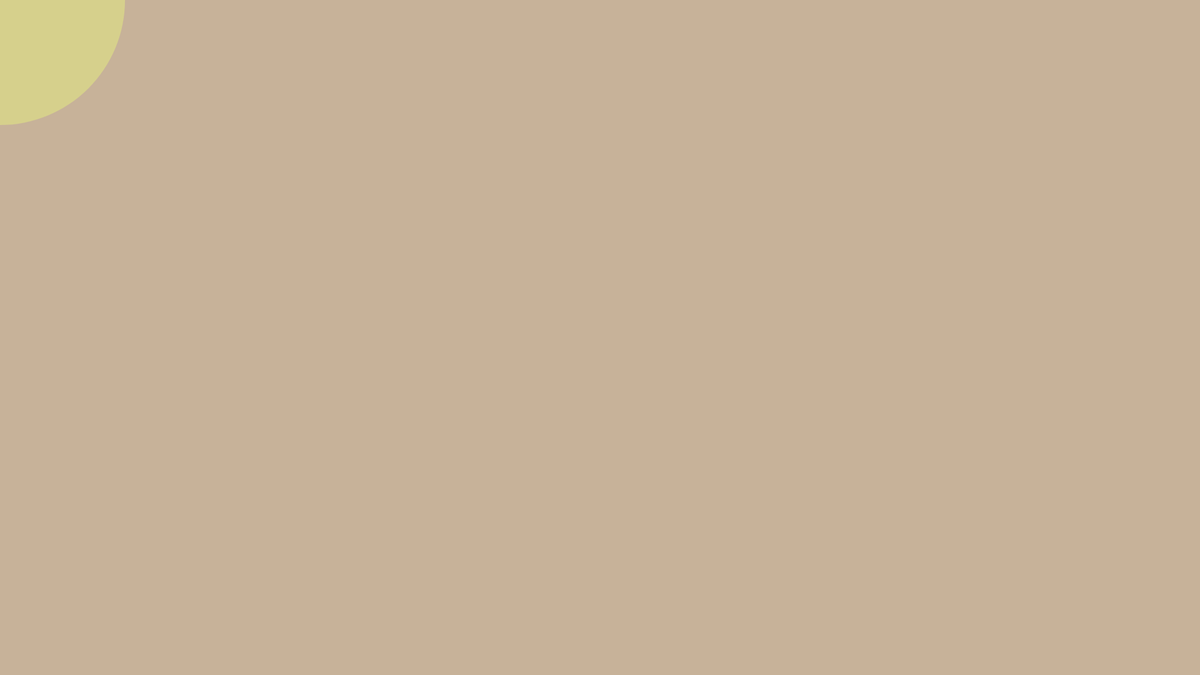
Frame 1 (no input)
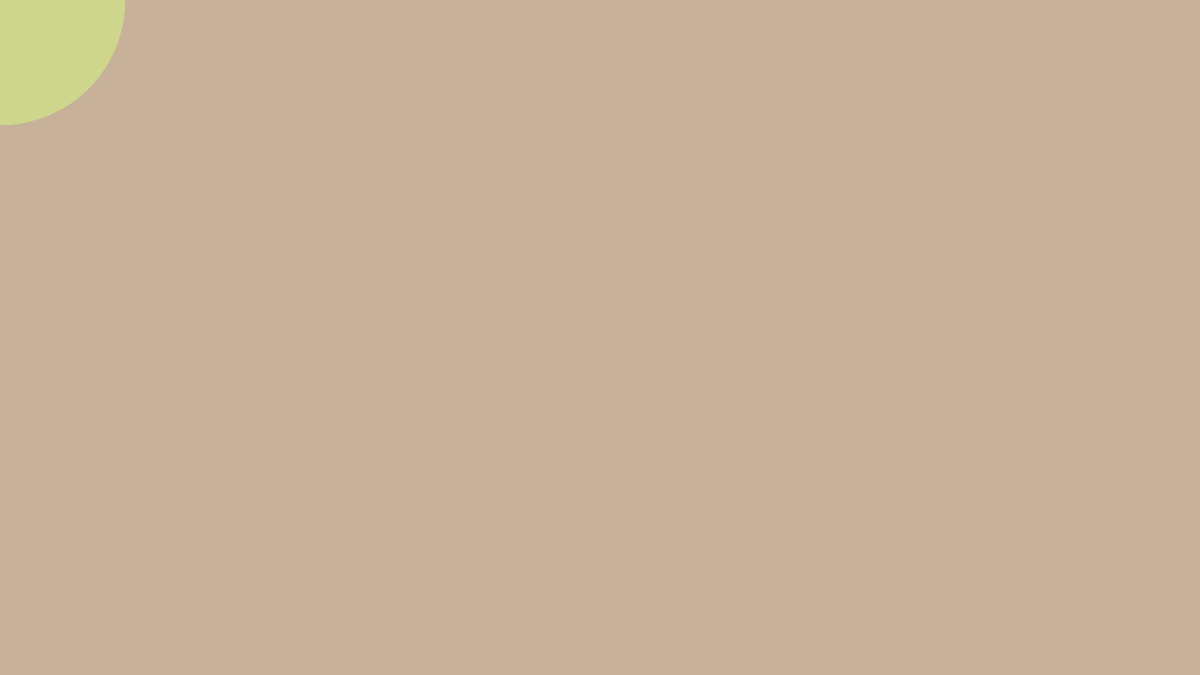
Frame 60 (no input)
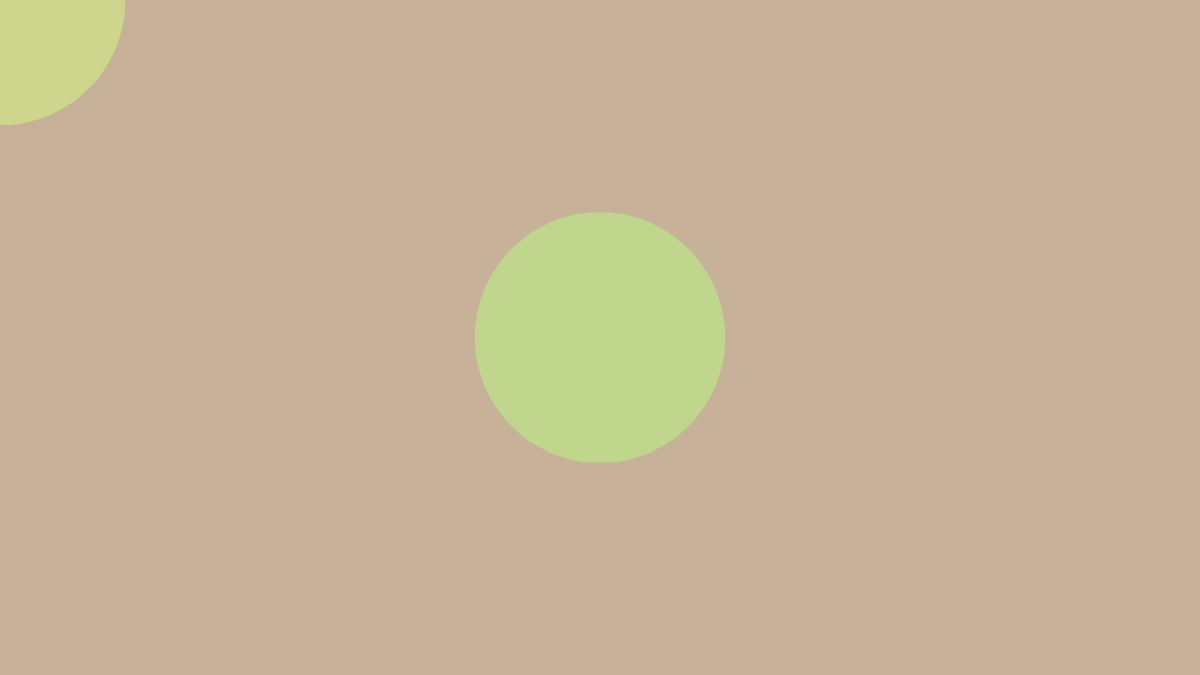
Frame 120 (the mouse pressed at the canvas centre since frame 60)

The p5.js sketch that drew these frames (run headless with seeded random() and noise() and a simulated clock; from frame 60 on, the mouse is pressed at the canvas centre):

// p5.js sketch
// ── sketch.js
var hue;
var rainbow = true;
var rate = .2;


function setup() {
  createCanvas(1920,1080);
  background(199, 178, 153);
  hue = 55;
}  

function draw() {
  // background(220);
}

function draw() {
    if (rainbow) {
    if (hue >90) {
        hue = 55;
    } else {
        hue += rate;
    }
	}
  colorMode(HSL, 360);
  noStroke();
  fill(hue, 170, 250);
  ellipse(mouseX, mouseY, 400, 400);
}
